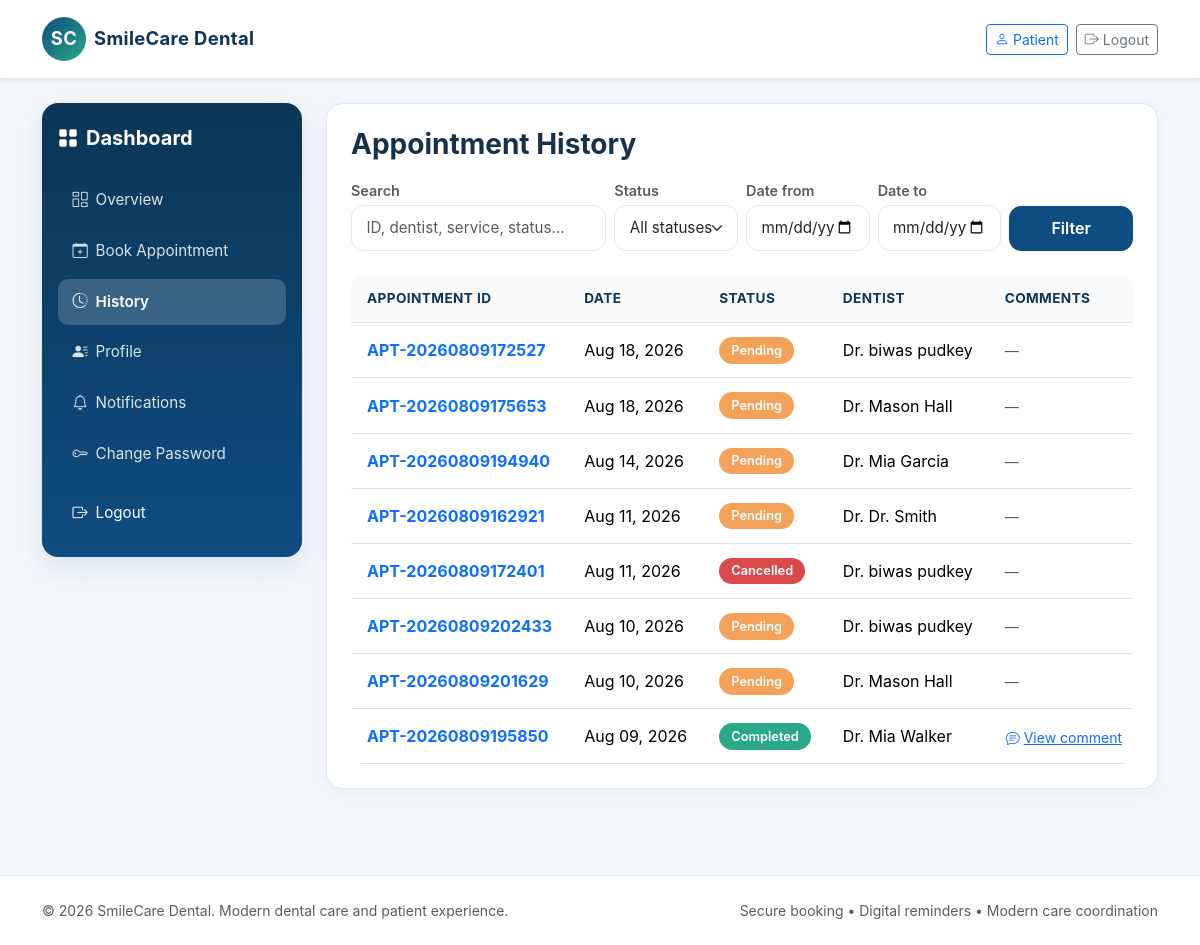
Page /patients/history/ (signed in) on the earlier database version.
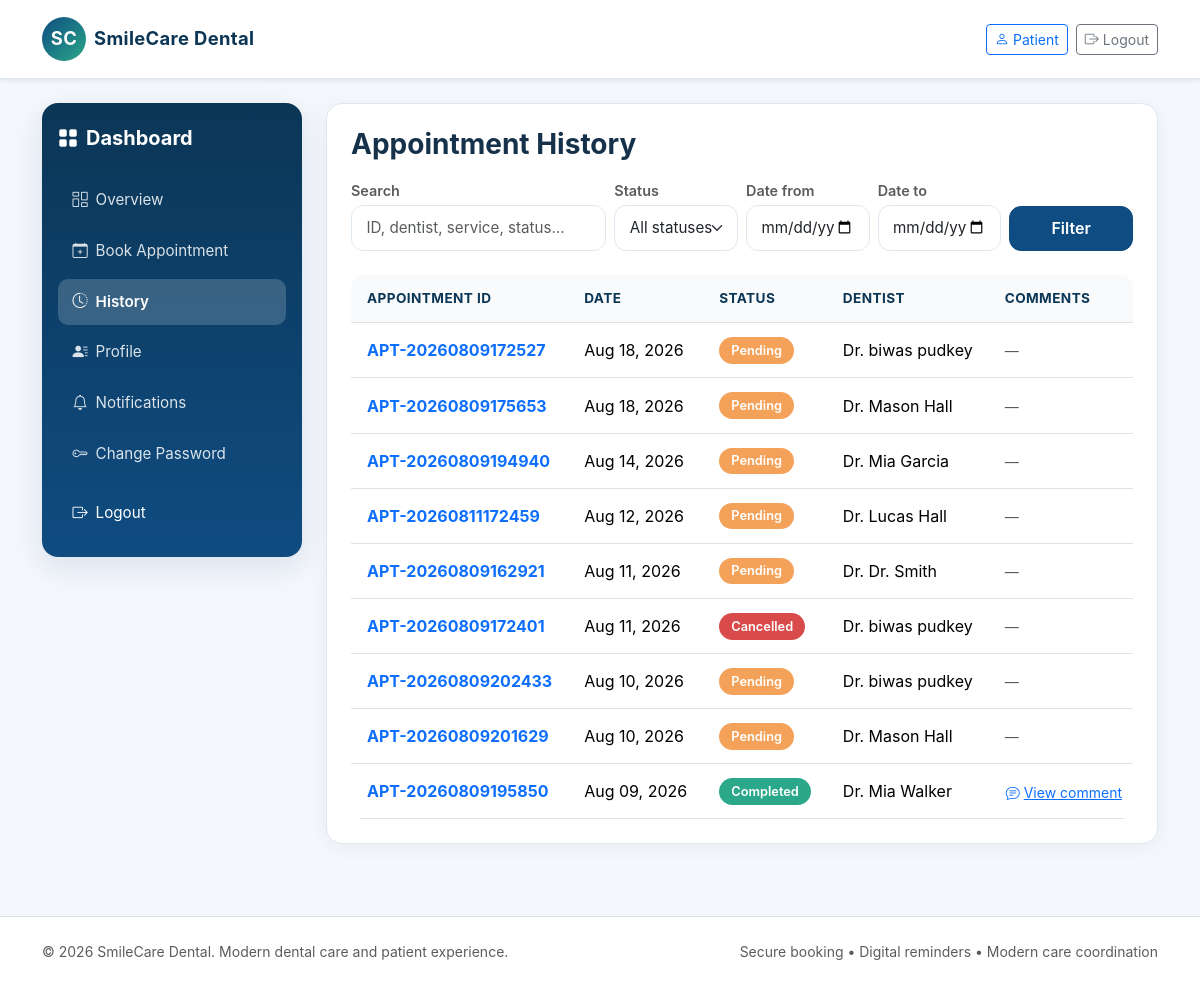
Same page on the later database version.
### appointments/models.py (models this page shows, shortened)
class Appointment(models.Model):
    STATUS_CHOICES = (
        ('Pending', 'Pending'),
        ('Confirmed', 'Confirmed'),
        ('Checked-In', 'Checked-In'),
        ('Completed', 'Completed'),
        ('Cancelled', 'Cancelled'),
        ('Rescheduled', 'Rescheduled'),
        ('No-Show', 'No-Show'),
    )
    appointment_id = models.CharField(max_length=20, unique=True)
    patient = models.ForeignKey(Patient, related_name='appointments', on_delete=models.CASCADE)
    dentist = models.ForeignKey(Dentist, related_name='appointments', on_delete=models.CASCADE)
    service = models.ForeignKey(DentalService, related_name='appointments', on_delete=models.CASCADE)
    appointment_date = models.DateField()
    start_time = models.TimeField()
    end_time = models.TimeField()
    reason = models.CharField(max_length=200)
    notes = models.TextField(blank=True)
    status = models.CharField(max_length=20, choices=STATUS_CHOICES, default='Pending')
    cancellation_reason = models.TextField(blank=True)
    cancelled_at = models.DateTimeField(null=True, blank=True)
    created_at = models.DateTimeField(auto_now_add=True)
    updated_at = models.DateTimeField(auto_now=True)
    class Meta:
        constraints = [
            models.CheckConstraint(condition=Q(end_time__gt=F('start_time')), name='check_appointment_times'),
        ]

### dentists/models.py (models this page shows)
class Dentist(models.Model):
    dentist_id = models.CharField(max_length=20, unique=True)
    user = models.OneToOneField(settings.AUTH_USER_MODEL, on_delete=models.CASCADE)
    specialization = models.CharField(max_length=100)
    license_number = models.CharField(max_length=50, unique=True)
    phone = models.CharField(max_length=20, blank=True)
    biography = models.TextField(blank=True)
    years_of_experience = models.PositiveIntegerField(default=0)
    profile_photo = models.CharField(max_length=200, blank=True)
    active = models.BooleanField(default=True)
    created_at = models.DateTimeField(auto_now_add=True)
    def __str__(self):
        return f"Dr. {self.user.get_full_name() or self.user.username}"

### accounts/models.py (models this page shows, shortened)
class User(AbstractUser):
    ROLE_CHOICES = (
        ('patient', 'Patient'),
        ('staff', 'Staff'),
        ('dentist', 'Dentist'),
        ('admin', 'Admin'),
    )
    ACCOUNT_STATUS_CHOICES = (
        ('pending', 'Pending'),
        ('approved', 'Approved'),
        ('rejected', 'Rejected'),
    )
    role = models.CharField(max_length=20, choices=ROLE_CHOICES, default='patient')
    phone = models.CharField(max_length=20, blank=True)
    account_status = models.CharField(max_length=20, choices=ACCOUNT_STATUS_CHOICES, default='approved')
    def is_patient(self):
        return self.role == 'patient'
    def is_staff_role(self):
        return self.role in {'staff', 'admin'}
    def is_dentist(self):
        return self.role == 'dentist'
    def is_admin(self):
        return self.role == 'admin'
    def is_dentist_approved(self):
        return self.is_dentist() and self.is_active and self.account_status == 'approved'

### patients/views.py (the view, shortened to what this page needs)
# urls.py: path('history/', patient_history, name='patient_history'),
@login_required
def patient_history(request):
    from datetime import datetime
    from django.db.models import Q
    patient = Patient.objects.filter(user=request.user).first()
    q = request.GET.get('q', '').strip()
    status_filter = request.GET.get('status', '').strip()
    date_from = request.GET.get('date_from', '').strip()
    date_to = request.GET.get('date_to', '').strip()
    appointments = Appointment.objects.filter(patient=patient).order_by('-appointment_date', '-start_time') if patient else Appointment.objects.none()
    if status_filter:
        appointments = appointments.filter(status=status_filter)
    if date_from:
        try:
            appointments = appointments.filter(appointment_date__gte=datetime.strptime(date_from, '%Y-%m-%d').date())
        except ValueError:
            pass
    if date_to:
        try:
            appointments = appointments.filter(appointment_date__lte=datetime.strptime(date_to, '%Y-%m-%d').date())
        except ValueError:
            pass
    status_choices = ['Pending', 'Confirmed', 'Checked-In', 'Completed', 'Cancelled', 'Rescheduled', 'No-Show']
    return render(request, 'dashboard/patient_history.html', {
        'appointments': appointments,
        'q': q,
        'status_filter': status_filter,
        'date_from': date_from,
        'date_to': date_to,
        'status_choices': status_choices,
    })

### appointments/templatetags/status_tags.py (called while the page is built)
@register.filter
def status_badge_class(status):
    return STATUS_CLASS_MAP.get(status, 'pill-secondary')

### reminders/templatetags/notifications_tags.py (called while the page is built)
@register.simple_tag(takes_context=True)
def unread_notifications_count(context):
    request = context.get('request')
    if not request or not request.user.is_authenticated:
        return 0
    return Notification.objects.filter(user=request.user, is_read=False).count()

### templates/dashboard/patient_history.html (shortened to what this page needs)
{% extends 'base.html' %}
{% load status_tags %}
{% block content %}
<div class="dashboard-shell">
    {% include 'dashboard/_sidebar.html' %}
    <div class="main-panel">
        <div class="card-soft p-3 p-md-4">
            <h3 class="fw-bold mb-3">Appointment History</h3>
            <form method="get" class="mb-4">
                <div class="row g-2 align-items-end">
                    <div class="col-12 col-md-4">
                        <label class="form-label small text-muted mb-1">Search</label>
                        <input type="search" name="q" class="form-control" placeholder="ID, dentist, service, status…" value="{{ q }}">
                    </div>
                    <div class="col-6 col-md-2">
                        <label class="form-label small text-muted mb-1">Status</label>
                        <select name="status" class="form-select">
                            <option value="">All statuses</option>
                        </select>
                    </div>
                    <div class="col-6 col-md-2">
                        <label class="form-label small text-muted mb-1">Date from</label>
                        <input type="date" name="date_from" class="form-control" value="{{ date_from }}">
                    </div>
                    <div class="col-6 col-md-2">
                        <label class="form-label small text-muted mb-1">Date to</label>
                        <input type="date" name="date_to" class="form-control" value="{{ date_to }}">
                    </div>
                    <div class="col-6 col-md-2 d-flex gap-2">
                        <button class="btn btn-primary min-height-44 w-100" type="submit">Filter</button>
                    </div>
                </div>
            </form>
            <div class="table-responsive">
                <table class="table align-middle text-nowrap">
                    <thead>
                        <tr>
                            <th>Appointment ID</th>
                            <th>Date</th>
                            <th>Status</th>
                            <th>Dentist</th>
                            <th>Comments</th>
                        </tr>
                    </thead>
                    <tbody>
                        {% for appointment in appointments %}
                        <tr>
                            <td><a href="{% url 'appointment_detail' appointment.pk %}" class="fw-bold text-primary">{{ appointment.appointment_id }}</a></td>
                            <td>{{ appointment.appointment_date|date:"M d, Y" }}</td>
                            <td><span class="pill {{ appointment.status|status_badge_class }}">{{ appointment.status }}</span></td>
                            <td>{{ appointment.dentist }}</td>
                            <td>
                                {% if appointment.notes %}
                                <button class="btn btn-link btn-sm p-0" data-bs-toggle="modal" data-bs-target="#patientApptModal{{ appointment.pk }}">
                                    <i class="bi bi-chat-text me-1"></i>View comment
                                </button>
                                {% else %}
                                <span class="text-muted small">—</span>
                                {% endif %}
                            </td>
                        </tr>
                        {% empty %}
                        <tr><td colspan="5" class="text-muted"><div class="empty-state py-4 text-center">No appointments found.</div></td></tr>
                        {% endfor %}
                    </tbody>
                </table>
            </div>
        </div>
    </div>
</div>
{% endblock %}

Differences in the rows shown:
added Appointment: appointment_id "APT-20260811172459", appointment_date "Aug 12, 2026", status "Pending", dentist "Dr. Lucas Hall"
